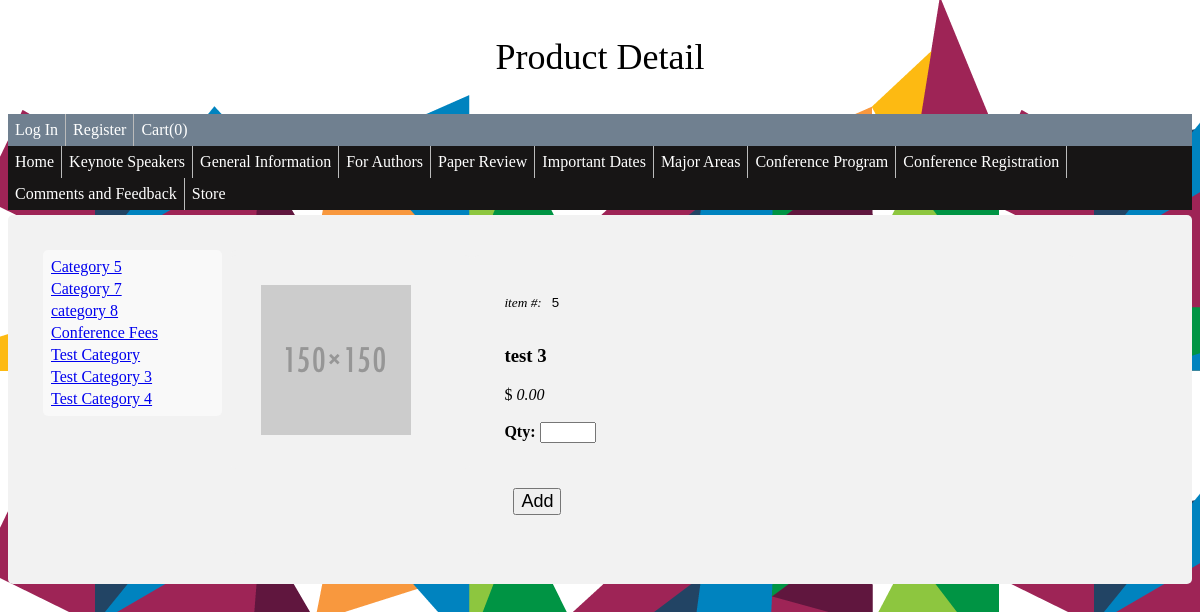
The page /store/?action=product_detail&product_id=5 on the database its author committed.
### tables this page shows
CREATE TABLE IF NOT EXISTS `wa_product_categories` (
  `ID` int(11) NOT NULL AUTO_INCREMENT,
  `CATEGORY_NAME` varchar(20) NOT NULL,
  PRIMARY KEY (`ID`),
  UNIQUE KEY `CATEGORY_NAME` (`CATEGORY_NAME`)
);

CREATE TABLE IF NOT EXISTS `wa_products` (
  `ID` int(11) NOT NULL AUTO_INCREMENT,
  `CATEGORY` int(11) NOT NULL,
  `NAME` varchar(20) NOT NULL,
  `DESCRIPTION` varchar(256) NOT NULL,
  `PRICE` float NOT NULL,
  `IMG_NAME` varchar(255) NOT NULL,
  PRIMARY KEY (`ID`),
  UNIQUE KEY `PROD_CAT_NAME` (`CATEGORY`,`NAME`) COMMENT 'Prevent two products with same name and category',
  KEY `CATEGORY` (`CATEGORY`)
);

### models/ProdCatModel.php (called while the page is built, shortened)
<?php
class ProdCatModel {
    private $pdo;
    private $table = 'wa_product_categories';
    public function __construct($inPdo) {
        if ($inPdo instanceof PDO) {
            $this->pdo = $inPdo;
        } else {
            die("Object Type Error");
        }
    }
    public function getList() {
        $stmt = $this->pdo->prepare("SELECT * FROM $this->table");
        $stmt->execute();
        $cats = $stmt->fetchAll();
        return $cats;
    }
}
?>

### models/ProdModel.php (called while the page is built, shortened)
<?php
class ProdModel {
    private $pdo;
    private $table = 'wa_products';
    public function __construct($inPdo) {
        if ($inPdo instanceof PDO) {
            $this->pdo = $inPdo;
        } else {
            die("Object Type Error");
        }
    }
    public function getProductByID($id) {
        $stmt = $this->pdo->prepare("SELECT * FROM $this->table WHERE ID = :id");
        $stmt->bindParam(':id', $id);
        $stmt->execute();
        $product = $stmt->fetch();
        return $product;
    }
}
?>

### public_html/store/product_detail.php (the view, shortened to what this page needs)
<!doctype html>
<html>
    <head>
        <link rel="stylesheet" type="text/css" href="../css/styles.css">
    </head>
    <body background="../images/2015_AIGA-Design-Month_Website-Footer.png">
        <p style="text-align: center; font-size: 36px;">Product Detail</p>
        <?php include '../home/menu.php'; ?>
        <div>
            <div class="category_list">
                <table>
                    <?php
                    foreach ($categories as $cat) {
                        echo '<tr><td><a href=.?category_id=' . $cat['ID'] . '>' . $cat['CATEGORY_NAME'] . '</a></td></tr>';
                    }
                    ?>
                </table>
            </div>
            <div class="product_detail">
                <div class="product_img">
                    <?php
                    if ($product['IMG_NAME'] == '') {
                        $html = '<img src="../product_images/default.png"/><br>';
                    } else {
                        $html = '<img src="../product_images/' . $product['IMG_NAME'] . '"/><br>';
                    }
                    echo $html;
                    ?>
                </div>
                <div class="product_text">
                    <form name="productDetailForm" action="." method="post">
                        <?php
                        echo '<i><small>item #:</small></i><input type="text" name="product_id" readonly value=' . $product['ID'] . '>';
                        echo '<h3>' . $product['NAME'] . '</h3>';
                        echo '$ <i>' . number_format($product['PRICE'], 2) . '</i><br><br>';
                        ?>
                        <b>Qty: </b> <input name="qty" type="number" min="0" max="10" step="1"><br><br><br>
                        <input type="submit" name ="action" value="Add">
                    </form>
                </div>
            </div>
    </body>
</html>

### public_html/css/styles.css (style rules this page uses)
div { border-radius: 5px; background-color: #f2f2f2; padding: 30px; margin-top: 5px; }
ul { list-style-type: none; margin: 0; padding: 0; overflow: hidden; background-color: #171515; }
li { float: left; border-right:1px solid #bbb; padding: 0px; }
li:last-child { border-right: none; }
li a { display: block; color: white; text-align: center; padding: 14px 16px; text-decoration: none; margin: 0px; }
li a, .dropbtn { display: inline-block; color: white; text-align: center; padding: 7px; text-decoration: none; }
li.dropdown { display: inline-block; }
input[type = text] { margin-bottom: 0.5em; width: 15em; }
input[type = submit] { margin: 0.5em; font-size: large; }

### public_html/store/product_detail.php (style rules this page uses)
.category_list { display: inline-block; width: 15%; background-color: #f9f9f9; margin: 5px; padding:5px; vertical-align: top; }
.product_list, .product_detail { display: inline-block; width: 80%; padding:0px; vertical-align: top; }
.product_img { display: inline-block; width: 20%; vertical-align: top; }
.product_text { display: inline-block; width: 60%; vertical-align: top; }
img { width:150px; }
input[type=text] { padding: 10px; border-style: none; border-width: 0px; background-color: #f2f2f2; }

### rows shown on the page
wa_product_categories: CATEGORY_NAME "Category 5"
wa_product_categories: CATEGORY_NAME "Category 7"
wa_product_categories: CATEGORY_NAME "category 8"
wa_product_categories: CATEGORY_NAME "Conference Fees"
wa_product_categories: CATEGORY_NAME "Test Category"
wa_product_categories: CATEGORY_NAME "Test Category 3"
wa_product_categories: CATEGORY_NAME "Test Category 4"
wa_products: IMG_NAME (placeholder picture), product_id "5", NAME "test 3", PRICE "0.00"

### other values the page prints
$ttlQty "0"
